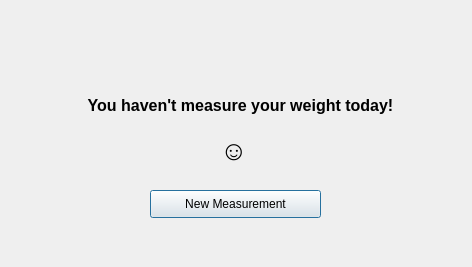
<?xml version="1.0" encoding="UTF-8"?>
<ui version="4.0">
 <class>Dialog</class>
 <widget class="QDialog" name="Dialog">
  <property name="geometry">
   <rect>
    <x>0</x>
    <y>0</y>
    <width>472</width>
    <height>267</height>
   </rect>
  </property>
  <property name="windowTitle">
   <string>Dialog</string>
  </property>
  <widget class="QWidget" name="widget" native="true">
   <property name="geometry">
    <rect>
     <x>0</x>
     <y>0</y>
     <width>471</width>
     <height>271</height>
    </rect>
   </property>
   <property name="font">
    <font>
     <family>Arial</family>
     <weight>75</weight>
     <bold>true</bold>
    </font>
   </property>
   <widget class="QLabel" name="label">
    <property name="geometry">
     <rect>
      <x>30</x>
      <y>60</y>
      <width>421</width>
      <height>91</height>
     </rect>
    </property>
    <property name="font">
     <font>
      <family>Arial</family>
      <pointsize>12</pointsize>
      <weight>75</weight>
      <bold>true</bold>
     </font>
    </property>
    <property name="text">
     <string>You haven't measure your weight today!</string>
    </property>
    <property name="alignment">
     <set>Qt::AlignCenter</set>
    </property>
   </widget>
   <widget class="QPushButton" name="pushButton">
    <property name="geometry">
     <rect>
      <x>150</x>
      <y>190</y>
      <width>171</width>
      <height>28</height>
     </rect>
    </property>
    <property name="font">
     <font>
      <family>Arial</family>
      <weight>50</weight>
      <bold>false</bold>
     </font>
    </property>
    <property name="text">
     <string>New Measurement</string>
    </property>
   </widget>
   <widget class="QLabel" name="label_2">
    <property name="geometry">
     <rect>
      <x>220</x>
      <y>130</y>
      <width>31</width>
      <height>41</height>
     </rect>
    </property>
    <property name="font">
     <font>
      <family>Arial</family>
      <pointsize>20</pointsize>
      <weight>50</weight>
      <bold>false</bold>
     </font>
    </property>
    <property name="text">
     <string>☺</string>
    </property>
   </widget>
  </widget>
 </widget>
 <resources/>
 <connections/>
</ui>
